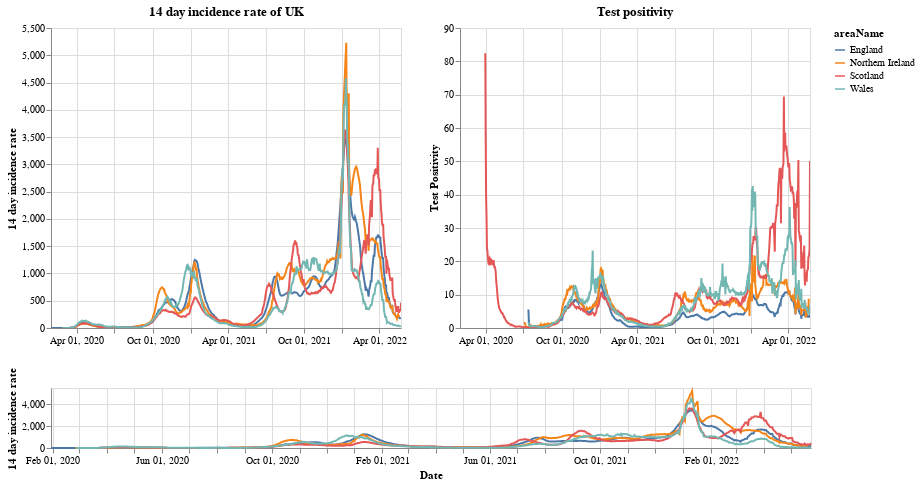

Source (notebook cell):
### Markdown cell above
# Plots

First a plot with each country in the UK. The top right shows the positivity rate for (which is the percentage of registered tests which were positive) while the top left is the 14 day incidence rate. The bottom chart can be used to select the timeframe (does not work on a mobile device).

### Code cell
#collapse
brush = alt.selection(type='interval', name='DateBrush',encodings=['x'],fields=['Time'])
leg_selection = alt.selection_multi(fields=['areaName'], bind='legend')

base = alt.Chart(uk_cases).mark_line().encode(
    x=alt.X("yearmonthdate(date):T", axis=alt.Axis(title='Date')),
    y=alt.Y("twoWeeklyCasesRate:Q", axis=alt.Axis(title='14 day incidence rate')),
    tooltip=['areaName', 'date','twoWeeklyCasesRate', 'testPositivity'],
    color='areaName',
    opacity=alt.condition(leg_selection, alt.value(2), alt.value(0.1))
).add_selection(leg_selection).properties(width=350)

upper = base.encode(alt.X('yearmonthdate(date):T', axis=alt.Axis(title=''),
                         scale=alt.Scale(domain=brush))
                   ).properties(title=f'14 day incidence rate of UK')
upper_right = upper.encode(alt.Y('testPositivity:Q', axis=alt.Axis(title='Test Positivity'))).properties(title='Test positivity')
lower = base.properties(height=60, width = 760).add_selection(brush)

(upper | upper_right) & lower

### Figure 1 — Vega-Lite specification as saved in the notebook (floating-point values rounded to 4 significant figures; data arrays with more than 128 entries replaced by an {"elided": "..."} marker saying what was removed)
{"config": {"view": {"continuousWidth": 400, "continuousHeight": 300}}, "vconcat": [{"hconcat": [{"mark": "line", "encoding": {"color": {"type": "nominal", "field": "areaName"}, "opacity": {"condition": {"value": 2, "selection": "selector001"}, "value": 0.1}, "tooltip": [{"type": "nominal", "field": "areaName"}, {"type": "temporal", "field": "date"}, {"type": "quantitative", "field": "twoWeeklyCasesRate"}, {"type": "quantitative", "field": "testPositivity"}], "x": {"type": "temporal", "axis": {"title": ""}, "field": "date", "scale": {"domain": {"selection": "DateBrush"}}, "timeUnit": "yearmonthdate"}, "y": {"type": "quantitative", "axis": {"title": "14 day incidence rate"}, "field": "twoWeeklyCasesRate"}}, "selection": {"selector001": {"type": "multi", "fields": ["areaName"], "bind": "legend"}}, "title": "14 day incidence rate of UK", "width": 350}, {"mark": "line", "encoding": {"color": {"type": "nominal", "field": "areaName"}, "opacity": {"condition": {"value": 2, "selection": "selector001"}, "value": 0.1}, "tooltip": [{"type": "nominal", "field": "areaName"}, {"type": "temporal", "field": "date"}, {"type": "quantitative", "field": "twoWeeklyCasesRate"}, {"type": "quantitative", "field": "testPositivity"}], "x": {"type": "temporal", "axis": {"title": ""}, "field": "date", "scale": {"domain": {"selection": "DateBrush"}}, "timeUnit": "yearmonthdate"}, "y": {"type": "quantitative", "axis": {"title": "Test Positivity"}, "field": "testPositivity"}}, "selection": {"selector001": {"type": "multi", "fields": ["areaName"], "bind": "legend"}}, "title": "Test positivity", "width": 350}]}, {"mark": "line", "encoding": {"color": {"type": "nominal", "field": "areaName"}, "opacity": {"condition": {"value": 2, "selection": "selector001"}, "value": 0.1}, "tooltip": [{"type": "nominal", "field": "areaName"}, {"type": "temporal", "field": "date"}, {"type": "quantitative", "field": "twoWeeklyCasesRate"}, {"type": "quantitative", "field": "testPositivity"}], "x": {"type": "temporal", "axis": {"title": "Date"}, "field": "date", "timeUnit": "yearmonthdate"}, "y": {"type": "quantitative", "axis": {"title": "14 day incidence rate"}, "field": "twoWeeklyCasesRate"}}, "height": 60, "selection": {"selector001": {"type": "multi", "fields": ["areaName"], "bind": "legend"}, "DateBrush": {"type": "interval", "encodings": ["x"], "fields": ["Time"]}}, "width": 760}], "data": {"name": "data-20796f131021c8aa6147947aec2091a7"}, "$schema": "https://vega.github.io/schema/vega-lite/v4.8.1.json", "datasets": {"data-20796f131021c8aa6147947aec2091a7": {"elided": "3293 records"}}}
